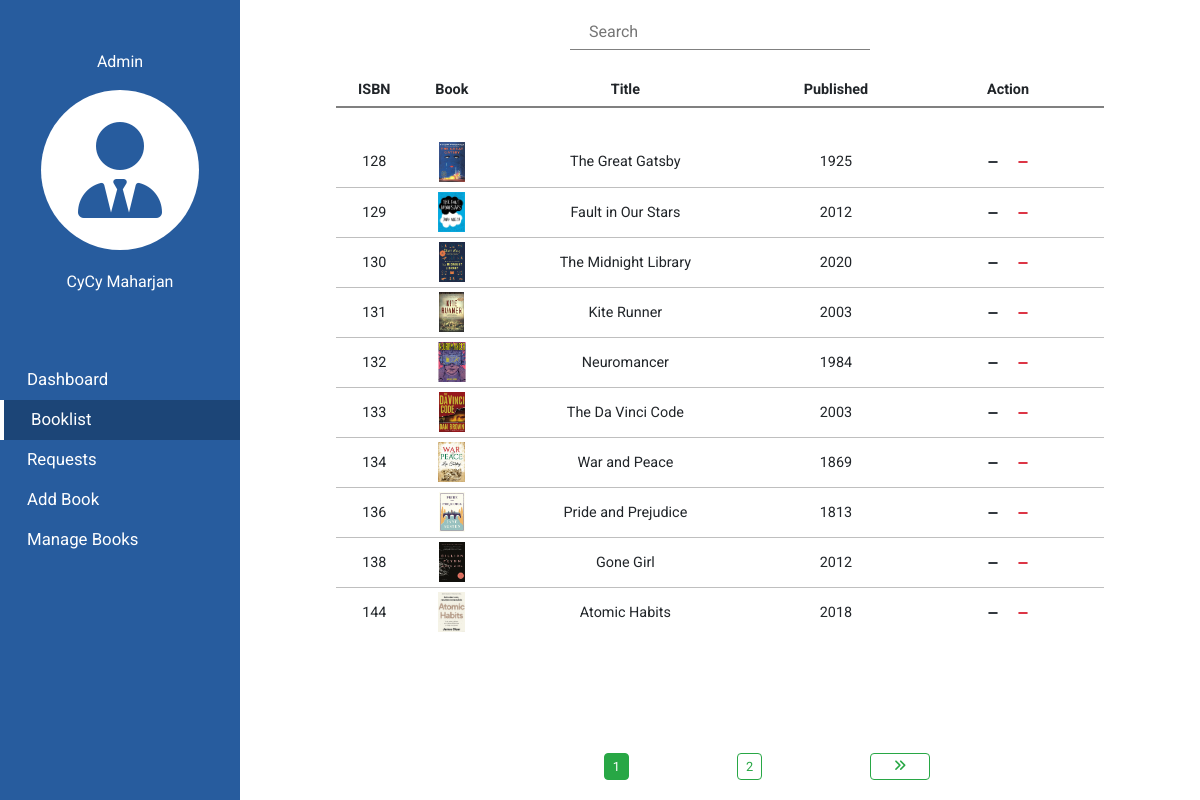
Page /admin/booklist.php on the committed database.
### tables this page shows
CREATE TABLE `books` (
  `isbn` int(11) NOT NULL,
  `title` varchar(50) NOT NULL,
  `published` int(11) NOT NULL,
  `copies` int(11) NOT NULL,
  `description` varchar(500) NOT NULL,
  `coverurl` varchar(200) NOT NULL,
  `pdfurl` varchar(200) NOT NULL
);

### admin/booklist.php (the view, shortened to what this page needs)
<html>
<head>
    <link rel="stylesheet" href="https://cdn.jsdelivr.net/npm/bootstrap@4.4.1/dist/css/bootstrap.min.css"
>
    <link href="https://cdn.jsdelivr.net/npm/remixicon@3.6.0/fonts/remixicon.css" rel="stylesheet">
</head>
<body>
    <?php
    include("./menus.php")
        ?>
    <div id="booklist">
        <header>
            <form action="searchbook.php" method="get">
                <input type="text" id="search" name="st" required placeholder="Search" autocomplete="off">
            </form>
        </header>
        <?php
        include("../subfiles/database/dbconnect.php");
        $noOfBook = 10;
        $start = 0;
        $currentPage = 1;
        $totalSql = "select * from books";
        $totalRes = $conn->query($totalSql);
        $total = $totalRes->num_rows;
        ?>
        <main>
            <table>
                <tr>
                    <th>ISBN</th>
                    <th>Book</th>
                    <th>Title</th>
                    <th>Published</th>
                    <th>Action</th>
                </tr>
                <tr></tr>
                <?php
                $bookSql = "SELECT * FROM books limit $start,$noOfBook";
                $bookRes = $conn->query($bookSql);
                while ($bookItem = $bookRes->fetch_assoc()) {
                    echo
                        '
                            <tr>
                                <td>' . $bookItem['isbn'] . '</td>
                                <td>
                                    <img src="../images/bookcovers/' . $bookItem['coverurl'] . '" alt="" style="height:40px;">
                                </td>
                                <td>' . $bookItem['title'] . '</td>
                                <td>' . $bookItem['published'] . '</td>
                                <td>
                                    <a href="./editbook.php?i=' . $bookItem['isbn'] . '&e=nu " class="btn btn-outline-dark px-1 py-0 mr-2"><i class="ri-edit-fill"></i></a>
                                    <button type="button" class="btn btn-outline-danger shadow-none px-1 py-0 ml-2" data-toggle="modal"
                                        data-target="#exampleModalCenter' . $bookItem['isbn'] . '">
                                    </button>
                                    <div class="modal fade" id="exampleModalCenter' . $bookItem['isbn'] . '" tabindex="-1" role="dialog"
                                        aria-labelledby="exampleModalCenterTitle" aria-hidden="true">
                                                ' . $bookItem['title'] . '
                                    </div>
                                </td>
                            </tr>
                        ';
                }
                ?>
            </table>
        </main>
        <div class="pagination">
            <?php
            $noOfPage = ceil($total / $noOfBook);
            $threshold = 3;
            echo '<div class="pages">';
            if ($noOfPage > 4) {
                if ($currentPage >= $threshold) {
                    if ($currentPage >= ($noOfPage - 2)) {
                        for ($i = 1; $i < 3; $i++) {
                            if ($i == $currentPage) {
                                echo "<a href='?p=$i' class='btn btn-outline-success' style='text-decoration:none;background:#28a745;color:white;'>" . $i . "</a>";
                            } else {
                                echo "<a href='?p=$i' class='btn btn-outline-success' style='text-decoration:none;'>" . $i . "</a>";
                            }
                        }
                        echo "<a href='' style='pointer-events:none;' class='btn btn-outline-success'>...</a>";
                        for ($i = $noOfPage - 2; $i <= $noOfPage; $i++) {
                            if ($i == $currentPage) {
                                echo "<a href='?p=$i' class='btn btn-outline-success' style='text-decoration:none;background:#28a745;color:white;'>" . $i . "</a>";
                            } else {
                                echo "<a href='?p=$i' class='btn btn-outline-success' style='text-decoration:none;'>" . $i . "</a>";
                            }
                        }
                    } else {
                        if ($currentPage > 2) {
                            for ($i = 1; $i < 2; $i++) {
                                echo "<a href='?p=$i' class='btn btn-outline-success' style='text-decoration:none;'>" . $i . "</a>";
                            }
                        }
                        echo "<a href='' style='pointer-events:none;' class='btn btn-outline-success'>...</a>";
                        for ($i = $currentPage - 1; $i <= $currentPage + 1; $i++) {
                            if ($i == $currentPage)
                                echo "<a href='?p=$i' class='btn btn-outline-success' style='text-decoration:none;background:#28a745;color:white;'>" . $i . "</a>";
                            else
                                echo "<a href='?p=$i' class='btn btn-outline-success' style='text-decoration:none;'>" . $i . "</a>";
                        }
                        echo "<a href='' style='pointer-events:none;' class='btn btn-outline-success'>...</a>";
                        for ($i = $noOfPage - 1; $i <= $noOfPage; $i++) {
                            echo "<a href='?p=$i' class='btn btn-outline-success' style='text-decoration:none;'>" . $i . "</a>";
                        }
                    }
                } else {
                    for ($i = 1; $i < 3; $i++) {
                        if ($i == $currentPage)
                            echo "<a href='?p=$i' class='btn btn-outline-success' style='text-decoration:none;background:#28a745;color:white;'>" . $i . "</a>";
                        else
                            echo "<a href='?p=$i' class='btn btn-outline-success' style='text-decoration:none;'>" . $i . "</a>";
                    }
                    echo "<a href='' style='pointer-events:none;' class='btn btn-outline-success'>...</a>";
                    for ($i = $noOfPage - 1; $i <= $noOfPage; $i++) {
                        if ($i == $currentPage) {
                            echo "<a href='?p=$i' class='btn btn-outline-success' style='text-decoration:none;background:#28a745;'>" . $i . "</a>";
                        } else {
                            echo "<a href='?p=$i' class='btn btn-outline-success' style='text-decoration:none;'>" . $i . "</a>";
                        }
                    }
                }
            } else {
                for ($i = 1; $i <= $noOfPage; $i++) {
                    if ($i == $currentPage) {
                        echo "<a href='?p=$i' class='btn btn-outline-success' style='text-decoration:none;background:#28a745;color:white;'>" . $i . "</a>";
                    } else {
                        echo "<a href='?p=$i' class='btn btn-outline-success'style='text-decoration:none;'>" . $i . "</a>";
                    }
                }
            }
            if ($currentPage != $noOfPage)
                echo "<a href='?p=" . ($currentPage == $noOfPage ? $currentPage : $currentPage + 1) . "' class='btn btn-outline-success' style='text-decoration:none; width:60px;'><i class='fa-solid fa-angles-right' style='font-size:.8rem;'></i></a>";
            else
                echo "<a style='opacity:0;pointer-events:none;' class='btn btn-outline-success'></a>";
            echo '</div>';
            ?>
        </div>
    </div>
</body>
</html>

### admin/booklist.php (style rules this page uses)
* { margin: 0; padding: 0; }
:root { --themecolor: rgb(39, 92, 158); --selected: rgb(28, 69, 119); --hover: rgba(28, 69, 119, .35); }
#booklist { margin-left: 20vw; width: 80vw; height: 100vh; }
header { height: 8vh; width: 100%; display: flex; justify-content: center; align-items: center; }
form { border-bottom: 1.3px solid gray; width: 300px; }
a>i { font-size: 1.2rem; }
button { border: none; outline: none; background: none; }
#search { width: 250px; padding: 5px; border: none; margin-left: 10px; outline: none; }
main { width: 80%; margin: auto; }
table { text-align: center; width: 100%; margin-top: 8px; font-size: .9rem; }
th { font-size: .9rem; }
tr { height: 50px; border-bottom: 1px solid rgba(0, 0, 0, 0.25); }
tr:first-child { height: 35px; border-bottom: 2px solid gray; }
tr:last-child { border-bottom: 0; }
tr:nth-child(2) { border: none; height: 30px; }
tr>th:nth-child(3) { width: 35%; }
tr>th:last-child { width: 25%; }
.btn { font-size: .8rem; padding: 5px 10px; }
.pagination { margin-top: 10px; }
.pages { position: absolute; bottom: 20px; left: 40%; display: flex; justify-content: space-between; width: 450px; margin: auto; }
.pages>a { padding: 3px 8px; }
.fa-angles-right { padding-top: 3px; }

### admin/menus.php (style rules this page uses)
* { margin: 0; font-family: 'roboto'; }
:root { --themecolor: rgb(39, 92, 158); --selected: rgb(28, 69, 119); --hover: rgba(28, 69, 119, .35); }

### rows in the picture
books: isbn "128", coverurl (picture), title "The Great Gatsby", published "1925"
books: isbn "129", coverurl (picture), title "Fault in Our Stars", published "2012"
books: isbn "130", coverurl (picture), title "The Midnight Library", published "2020"
books: isbn "131", coverurl (picture), title "Kite Runner", published "2003"
books: isbn "132", coverurl (picture), title "Neuromancer", published "1984"
books: isbn "133", coverurl (picture), title "The Da Vinci Code", published "2003"
books: isbn "134", coverurl (picture), title "War and Peace", published "1869"
books: isbn "136", coverurl (picture), title "Pride and Prejudice", published "1813"
books: isbn "138", coverurl (picture), title "Gone Girl", published "2012"
books: isbn "144", coverurl (picture), title "Atomic Habits", published "2018"
